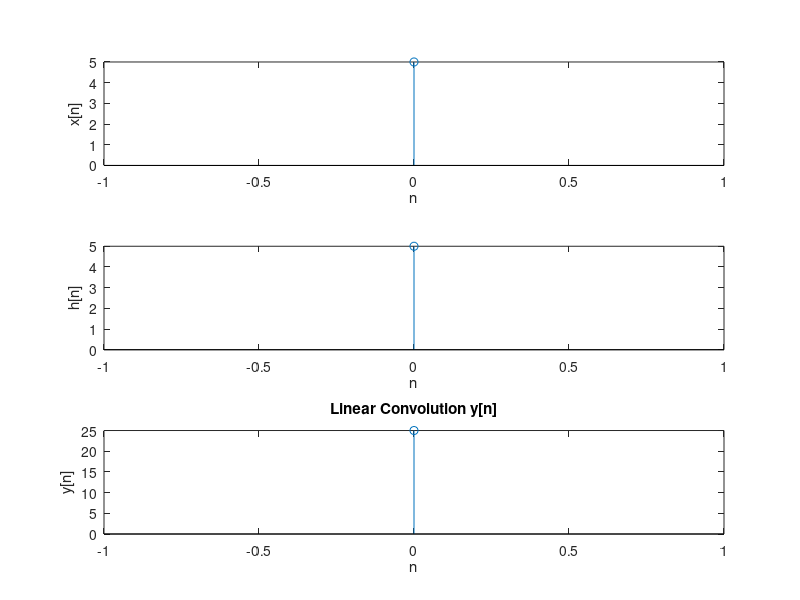

Write the MATLAB code that produced this figure.
clear;
clc;
close all;
x=input('Sequence 1: ')
h=input('Sequence 2: ')
lx=length(x);
lh=length(h);
N=lx+lh-1;
x=[x, zeros(1,N-lx)];
h=[h, zeros(1,N-lh)];
y=zeros(1,N);
for i=1:N
    for j=1:i
        y(i)=y(i)+x(j)*h(i-j+1);
    end
end
n=0:N-1;
subplot(3,1,1);
stem(n,x);
xlabel('n');
ylabel('x[n]');
subplot(3,1,2);
stem(n,h);
xlabel('n');
ylabel('h[n]');
subplot(3,1,3);
stem(n,y);
title('Linear Convolution y[n]');
xlabel('n');
ylabel('y[n]');
